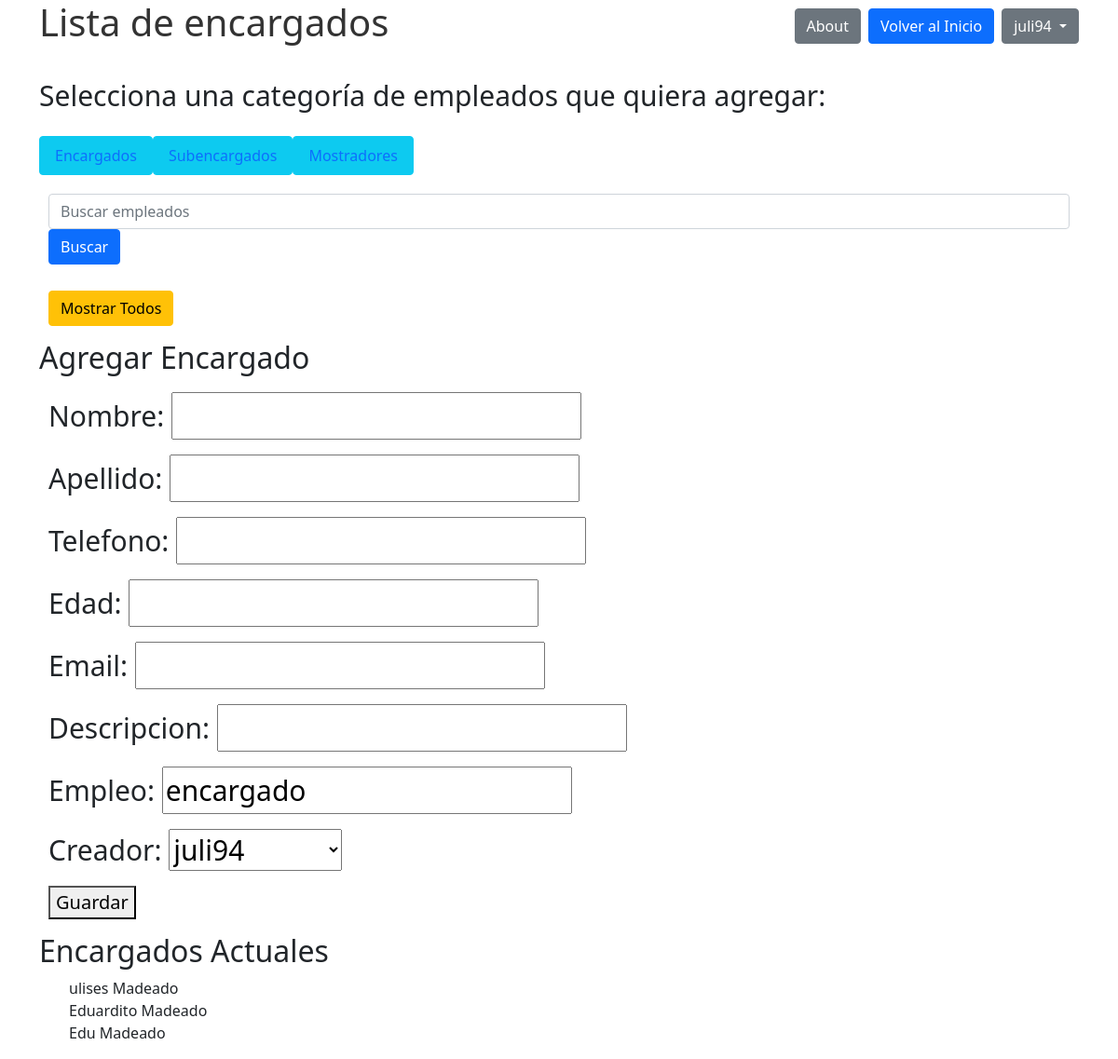
/empleados/encargados/ (signed in), run on an earlier commit of the app's database.
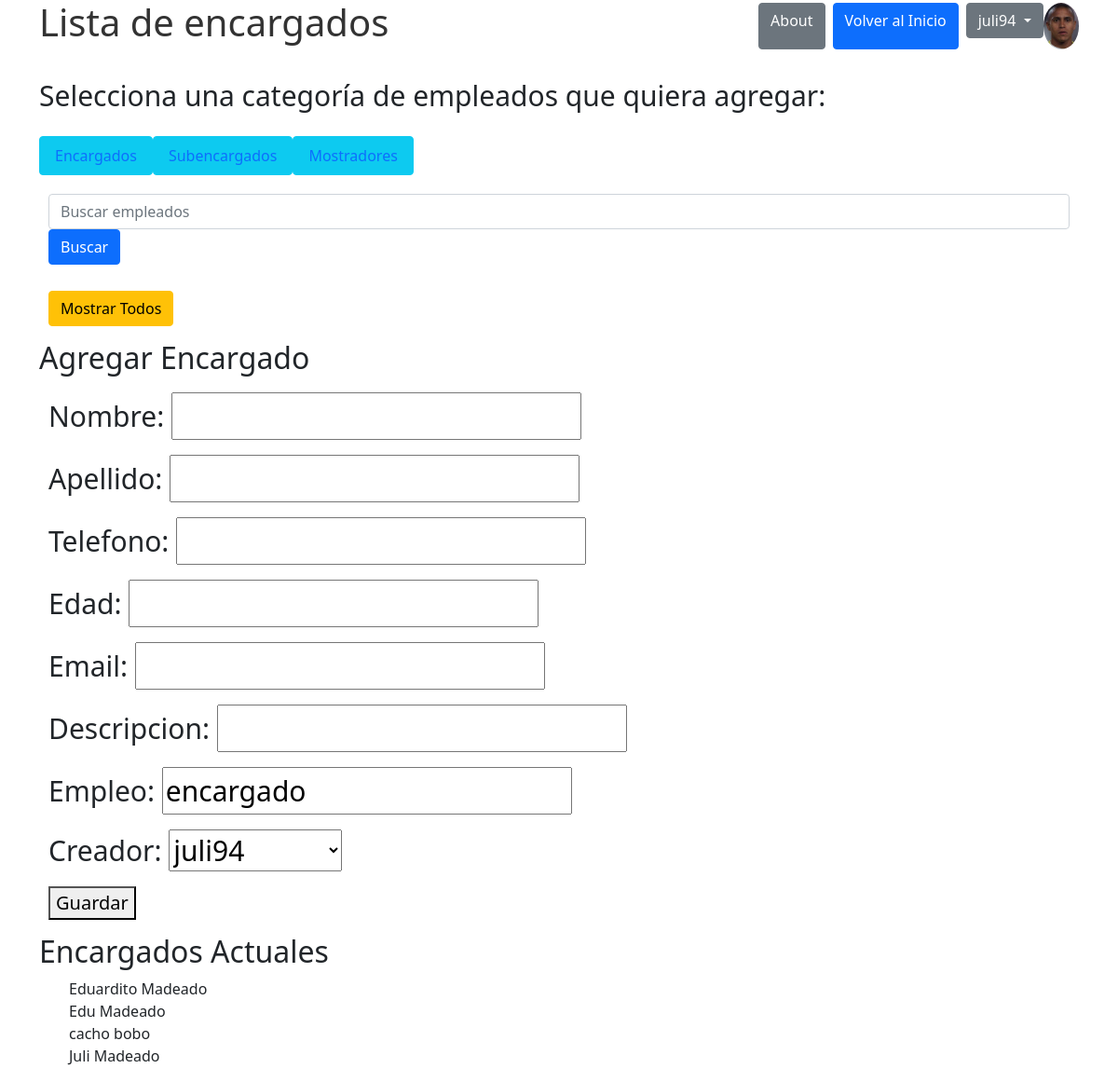
And on a later commit of the database.
### empleados/models.py (models this page shows)
class encargado(models.Model):
    Nombre = models.CharField(max_length=64)
    Apellido = models.CharField(max_length=64)
    telefono = models.CharField(max_length=20)
    edad = models.IntegerField()
    email = models.EmailField()
    descripcion = models.CharField(max_length=100)
    empleo = models.CharField(max_length=64, default='encargado')
    creador = models.ForeignKey(User, on_delete=models.SET_NULL, null=True)

### perfiles/models.py (models this page shows, shortened)
class Avatar(models.Model):
    user = models.OneToOneField(User, on_delete=models.CASCADE, null=True)
    imagen = models.ImageField(upload_to='avatares', null=True, blank=True)

### empleados/views.py (the view)
# urls.py: path('encargados/', views.encargados, name='encargados'),
@login_required
def encargados(request):
    if request.method == 'POST':
        form = EncargadoForm(request.POST)
        if form.is_valid():
            nuevo_encargado = form.save(commit=False)
            nuevo_encargado.creador = request.user
            nuevo_encargado.save()
            return redirect('base')
    else:
        form = EncargadoForm(initial={'creador': request.user})
    encargados_lista = encargado.objects.all()
    return render(request, 'encargados.html', {'encargados': encargados_lista, 'form': form})

### empleados/forms.py (shortened to what this page needs)
class EncargadoForm(BaseEmpleadoForm):
    class Meta:
        model = encargado
        fields = '__all__'

### empleados/templates de empleados/encargados.html (shortened to what this page needs)
{% extends 'base.html' %}
{% block content %}
  <h2>Agregar Encargado</h2>
  <form method="post">
    {{ form.as_p }}
    <button type="submit">Guardar</button>
  </form>
  <h2>Encargados Actuales</h2>
  <ul>
    {% for encargado in encargados %}
      <li>{{ encargado.Nombre }} {{ encargado.Apellido }}</li>
    {% endfor %}
  </ul>
{% endblock %}

### templates_base/base.html (shortened to what this page needs)
{% load static %}
<!DOCTYPE html>
<html lang="es">
<head>
  <link rel="stylesheet" type="text/css" href="{% static 'css/css.css' %}">
  <link rel="stylesheet" href="https://cdn.jsdelivr.net/npm/bootstrap@5.1.3/dist/css/bootstrap.min.css">
</head>
<body>
  <div class="container">
    <div class="d-flex justify-content-between align-items-center mb-4">
      <h1>{% block heading %}Empleados{% endblock %}</h1>
      <div class="d-flex">
        <a href="{% url 'about' %}" class="btn btn-secondary me-2">About</a>
        <a href="{% url 'base' %}" class="btn btn-primary me-2">Volver al Inicio</a>
        {% if user.is_authenticated %}
          <div class="dropdown">
            <button class="btn btn-secondary dropdown-toggle" type="button" data-bs-toggle="dropdown" aria-expanded="false">
              {{ user.username }}
            </button>
          </div>
          {% if user.avatar %}
            <img src="{{ user.avatar.imagen.url }}" alt="Avatar de {{ user.username }}" class="img-fluid rounded-circle" style="max-width: 50px; max-height: 50px;">
          {% endif %}
        {% endif %}
      </div>
    </div>
    <p>Selecciona una categoría de empleados que quiera agregar:</p>
    <ul class="nav">
      <li class="nav-item"><a href="{% url 'encargados' %}" class="btn btn-info nav-link">Encargados</a></li>
      <li class="nav-item"><a href="{% url 'subencargados' %}" class="btn btn-info nav-link">Subencargados</a></li>
      <li class="nav-item"><a href="{% url 'mostradores' %}" class="btn btn-info nav-link">Mostradores</a></li>
    </ul>
    <form method="get" action="{% url 'busqueda' %}" class="mb-2">
      <input type="text" name="q" placeholder="Buscar empleados" class="form-control me-2">
      <button type="submit" class="btn btn-primary">Buscar</button>
    </form>
    <form method="get" action="{% url 'mostrarempleados' %}">
      <button type="submit" class="btn btn-warning">Mostrar Todos</button>
    </form>
    {% block content %}{% endblock %}
  </div>
</body>
</html>

What changed in the data, as far as the page shows it:
removed encargado: Nombre "ulises", Apellido "Madeado"
added encargado: Nombre "cacho", Apellido "bobo"
added encargado: Nombre "Juli", Apellido "Madeado"
